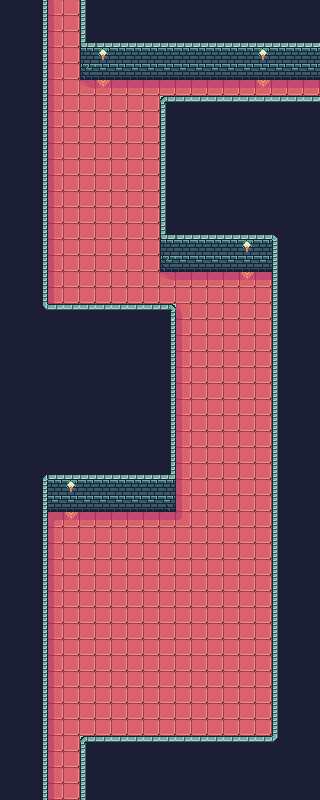

A level layout from a 2D game, rendered from its tile map. Below: a short description, then the map file with tile-grid data replaced by summaries:
An orthogonal 20x50 tile map with 16x16 px tiles, 2 tile layers (prototype, base) and 3 objects (north_exit, east_exit, south_exit).

<map version="1.10" tiledversion="1.10.2" orientation="orthogonal" renderorder="right-down" width="20" height="50" tilewidth="16" tileheight="16" infinite="0" nextlayerid="11" nextobjectid="4">
 <tileset firstgid="1" source="../FaerieForest_PetricakeGamesTSX.tsx" />
 <layer id="1" name="prototype" width="20" height="50">
  <data>[1000 cells, 1000 non-empty, 4 distinct tile ids]</data>
 </layer>
 <layer id="10" name="base" width="20" height="50">
  <data>[1000 cells, 1000 non-empty, 28 distinct tile ids]</data>
 </layer>
 <objectgroup id="9" name="objects_01">
  <object id="1" name="north_exit" x="64.5" y="2.5">
   <point />
  </object>
  <object id="2" name="east_exit" x="319.125" y="88.125">
   <point />
  </object>
  <object id="3" name="south_exit" x="63.75" y="799">
   <point />
  </object>
 </objectgroup>
</map>
